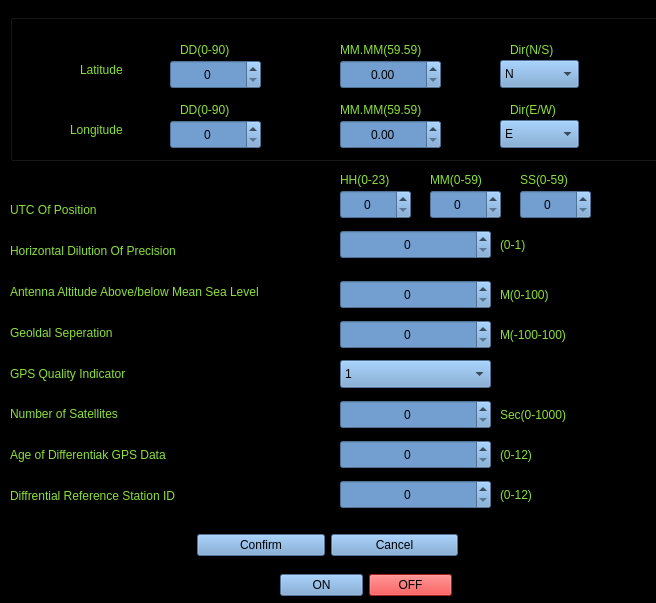
<?xml version="1.0" encoding="UTF-8"?>
<ui version="4.0">
 <class>GGA</class>
 <widget class="QFrame" name="GGA">
  <property name="enabled">
   <bool>true</bool>
  </property>
  <property name="geometry">
   <rect>
    <x>0</x>
    <y>0</y>
    <width>656</width>
    <height>603</height>
   </rect>
  </property>
  <property name="windowTitle">
   <string>Frame</string>
  </property>
  <property name="styleSheet">
   <string notr="true">background-color: rgb(0, 0, 0);</string>
  </property>
  <widget class="QGroupBox" name="groupBox">
   <property name="enabled">
    <bool>true</bool>
   </property>
   <property name="geometry">
    <rect>
     <x>10</x>
     <y>0</y>
     <width>671</width>
     <height>161</height>
    </rect>
   </property>
   <property name="styleSheet">
    <string notr="true">background-color: rgb(0, 0, 0);</string>
   </property>
   <property name="title">
    <string>Position</string>
   </property>
   <widget class="QDoubleSpinBox" name="doubleSpinBox_4">
    <property name="geometry">
     <rect>
      <x>330</x>
      <y>120</y>
      <width>101</width>
      <height>29</height>
     </rect>
    </property>
    <property name="styleSheet">
     <string notr="true">background-color: rgb(114, 159, 207);</string>
    </property>
    <property name="alignment">
     <set>Qt::AlignCenter</set>
    </property>
    <property name="maximum">
     <double>59.990000000000002</double>
    </property>
   </widget>
   <widget class="QLabel" name="label_2">
    <property name="geometry">
     <rect>
      <x>70</x>
      <y>60</y>
      <width>63</width>
      <height>20</height>
     </rect>
    </property>
    <property name="text">
     <string>&lt;html&gt;&lt;head/&gt;&lt;body&gt;&lt;p&gt;&lt;span style=&quot; color:#8ae234;&quot;&gt;Latitude&lt;/span&gt;&lt;/p&gt;&lt;/body&gt;&lt;/html&gt;</string>
    </property>
   </widget>
   <widget class="QDoubleSpinBox" name="doubleSpinBox_3">
    <property name="geometry">
     <rect>
      <x>330</x>
      <y>60</y>
      <width>101</width>
      <height>29</height>
     </rect>
    </property>
    <property name="styleSheet">
     <string notr="true">background-color: rgb(114, 159, 207);</string>
    </property>
    <property name="alignment">
     <set>Qt::AlignCenter</set>
    </property>
    <property name="maximum">
     <double>59.990000000000002</double>
    </property>
   </widget>
   <widget class="QLabel" name="label_9">
    <property name="geometry">
     <rect>
      <x>500</x>
      <y>100</y>
      <width>63</width>
      <height>20</height>
     </rect>
    </property>
    <property name="text">
     <string>&lt;html&gt;&lt;head/&gt;&lt;body&gt;&lt;p&gt;&lt;span style=&quot; color:#8ae234;&quot;&gt; Dir(E/W)&lt;/span&gt;&lt;/p&gt;&lt;/body&gt;&lt;/html&gt;</string>
    </property>
   </widget>
   <widget class="QLabel" name="label_4">
    <property name="geometry">
     <rect>
      <x>170</x>
      <y>40</y>
      <width>63</width>
      <height>20</height>
     </rect>
    </property>
    <property name="text">
     <string>&lt;html&gt;&lt;head/&gt;&lt;body&gt;&lt;p&gt;&lt;span style=&quot; color:#8ae234;&quot;&gt;DD(0-90)&lt;/span&gt;&lt;/p&gt;&lt;/body&gt;&lt;/html&gt;</string>
    </property>
   </widget>
   <widget class="QLabel" name="label_5">
    <property name="geometry">
     <rect>
      <x>170</x>
      <y>100</y>
      <width>91</width>
      <height>20</height>
     </rect>
    </property>
    <property name="text">
     <string>&lt;html&gt;&lt;head/&gt;&lt;body&gt;&lt;p&gt;&lt;span style=&quot; color:#8ae234;&quot;&gt;DD(0-90)&lt;/span&gt;&lt;/p&gt;&lt;/body&gt;&lt;/html&gt;</string>
    </property>
   </widget>
   <widget class="QLabel" name="label_6">
    <property name="geometry">
     <rect>
      <x>330</x>
      <y>40</y>
      <width>111</width>
      <height>20</height>
     </rect>
    </property>
    <property name="text">
     <string>&lt;html&gt;&lt;head/&gt;&lt;body&gt;&lt;p&gt;&lt;span style=&quot; color:#8ae234;&quot;&gt;MM.MM(59.59)&lt;/span&gt;&lt;/p&gt;&lt;/body&gt;&lt;/html&gt;</string>
    </property>
   </widget>
   <widget class="QLabel" name="label_8">
    <property name="geometry">
     <rect>
      <x>500</x>
      <y>40</y>
      <width>63</width>
      <height>20</height>
     </rect>
    </property>
    <property name="text">
     <string>&lt;html&gt;&lt;head/&gt;&lt;body&gt;&lt;p&gt;&lt;span style=&quot; color:#8ae234;&quot;&gt; Dir(N/S)&lt;/span&gt;&lt;/p&gt;&lt;/body&gt;&lt;/html&gt;</string>
    </property>
   </widget>
   <widget class="QLabel" name="label_7">
    <property name="geometry">
     <rect>
      <x>330</x>
      <y>100</y>
      <width>111</width>
      <height>20</height>
     </rect>
    </property>
    <property name="text">
     <string>&lt;html&gt;&lt;head/&gt;&lt;body&gt;&lt;p&gt;&lt;span style=&quot; color:#8ae234;&quot;&gt;MM.MM(59.59)&lt;/span&gt;&lt;/p&gt;&lt;/body&gt;&lt;/html&gt;</string>
    </property>
   </widget>
   <widget class="QLabel" name="label_3">
    <property name="geometry">
     <rect>
      <x>60</x>
      <y>120</y>
      <width>71</width>
      <height>20</height>
     </rect>
    </property>
    <property name="text">
     <string>&lt;html&gt;&lt;head/&gt;&lt;body&gt;&lt;p&gt;&lt;span style=&quot; color:#8ae234;&quot;&gt;Longitude&lt;/span&gt;&lt;/p&gt;&lt;/body&gt;&lt;/html&gt;</string>
    </property>
   </widget>
   <widget class="QSpinBox" name="spinBox_10">
    <property name="geometry">
     <rect>
      <x>160</x>
      <y>60</y>
      <width>91</width>
      <height>29</height>
     </rect>
    </property>
    <property name="styleSheet">
     <string notr="true">background-color: rgb(114, 159, 207);</string>
    </property>
    <property name="alignment">
     <set>Qt::AlignCenter</set>
    </property>
    <property name="maximum">
     <number>90</number>
    </property>
   </widget>
   <widget class="QSpinBox" name="spinBox_11">
    <property name="geometry">
     <rect>
      <x>160</x>
      <y>120</y>
      <width>91</width>
      <height>29</height>
     </rect>
    </property>
    <property name="styleSheet">
     <string notr="true">background-color: rgb(114, 159, 207);</string>
    </property>
    <property name="alignment">
     <set>Qt::AlignCenter</set>
    </property>
    <property name="maximum">
     <number>90</number>
    </property>
   </widget>
   <widget class="QTextEdit" name="textEdit">
    <property name="geometry">
     <rect>
      <x>520</x>
      <y>60</y>
      <width>21</width>
      <height>16</height>
     </rect>
    </property>
    <property name="styleSheet">
     <string notr="true">background-color: rgb(114, 159, 207);</string>
    </property>
   </widget>
   <widget class="QTextEdit" name="textEdit_2">
    <property name="geometry">
     <rect>
      <x>520</x>
      <y>130</y>
      <width>21</width>
      <height>16</height>
     </rect>
    </property>
    <property name="styleSheet">
     <string notr="true">background-color: rgb(114, 159, 207);</string>
    </property>
   </widget>
   <widget class="QComboBox" name="comboBox_2">
    <property name="geometry">
     <rect>
      <x>490</x>
      <y>60</y>
      <width>79</width>
      <height>28</height>
     </rect>
    </property>
    <property name="styleSheet">
     <string notr="true">background-color: rgb(114, 159, 207);</string>
    </property>
    <item>
     <property name="text">
      <string>N</string>
     </property>
    </item>
    <item>
     <property name="text">
      <string>S</string>
     </property>
    </item>
   </widget>
   <widget class="QComboBox" name="comboBox_3">
    <property name="geometry">
     <rect>
      <x>490</x>
      <y>120</y>
      <width>79</width>
      <height>28</height>
     </rect>
    </property>
    <property name="styleSheet">
     <string notr="true">background-color: rgb(114, 159, 207);</string>
    </property>
    <item>
     <property name="text">
      <string>E</string>
     </property>
    </item>
    <item>
     <property name="text">
      <string>W</string>
     </property>
    </item>
   </widget>
  </widget>
  <widget class="QSpinBox" name="spinBox">
   <property name="geometry">
    <rect>
     <x>340</x>
     <y>190</y>
     <width>71</width>
     <height>29</height>
    </rect>
   </property>
   <property name="styleSheet">
    <string notr="true">background-color: rgb(114, 159, 207);</string>
   </property>
   <property name="alignment">
    <set>Qt::AlignCenter</set>
   </property>
   <property name="maximum">
    <number>23</number>
   </property>
   <property name="value">
    <number>0</number>
   </property>
  </widget>
  <widget class="QSpinBox" name="spinBox_2">
   <property name="geometry">
    <rect>
     <x>430</x>
     <y>190</y>
     <width>71</width>
     <height>29</height>
    </rect>
   </property>
   <property name="styleSheet">
    <string notr="true">background-color: rgb(114, 159, 207);</string>
   </property>
   <property name="alignment">
    <set>Qt::AlignCenter</set>
   </property>
  </widget>
  <widget class="QSpinBox" name="spinBox_3">
   <property name="geometry">
    <rect>
     <x>520</x>
     <y>190</y>
     <width>71</width>
     <height>29</height>
    </rect>
   </property>
   <property name="styleSheet">
    <string notr="true">background-color: rgb(114, 159, 207);</string>
   </property>
   <property name="alignment">
    <set>Qt::AlignCenter</set>
   </property>
   <property name="maximum">
    <number>59</number>
   </property>
  </widget>
  <widget class="QSpinBox" name="spinBox_4">
   <property name="geometry">
    <rect>
     <x>340</x>
     <y>230</y>
     <width>151</width>
     <height>29</height>
    </rect>
   </property>
   <property name="styleSheet">
    <string notr="true">background-color: rgb(114, 159, 207);</string>
   </property>
   <property name="alignment">
    <set>Qt::AlignCenter</set>
   </property>
   <property name="maximum">
    <number>1</number>
   </property>
  </widget>
  <widget class="QSpinBox" name="spinBox_5">
   <property name="geometry">
    <rect>
     <x>340</x>
     <y>280</y>
     <width>151</width>
     <height>29</height>
    </rect>
   </property>
   <property name="styleSheet">
    <string notr="true">background-color: rgb(114, 159, 207);</string>
   </property>
   <property name="alignment">
    <set>Qt::AlignCenter</set>
   </property>
  </widget>
  <widget class="QSpinBox" name="spinBox_6">
   <property name="geometry">
    <rect>
     <x>340</x>
     <y>320</y>
     <width>151</width>
     <height>29</height>
    </rect>
   </property>
   <property name="styleSheet">
    <string notr="true">background-color: rgb(114, 159, 207);</string>
   </property>
   <property name="alignment">
    <set>Qt::AlignCenter</set>
   </property>
  </widget>
  <widget class="QComboBox" name="comboBox">
   <property name="geometry">
    <rect>
     <x>340</x>
     <y>360</y>
     <width>151</width>
     <height>28</height>
    </rect>
   </property>
   <property name="layoutDirection">
    <enum>Qt::LeftToRight</enum>
   </property>
   <property name="styleSheet">
    <string notr="true">background-color: rgb(114, 159, 207);</string>
   </property>
   <item>
    <property name="text">
     <string>1</string>
    </property>
   </item>
  </widget>
  <widget class="QSpinBox" name="spinBox_7">
   <property name="geometry">
    <rect>
     <x>340</x>
     <y>400</y>
     <width>151</width>
     <height>29</height>
    </rect>
   </property>
   <property name="styleSheet">
    <string notr="true">background-color: rgb(114, 159, 207);</string>
   </property>
   <property name="alignment">
    <set>Qt::AlignCenter</set>
   </property>
   <property name="maximum">
    <number>1000</number>
   </property>
  </widget>
  <widget class="QSpinBox" name="spinBox_8">
   <property name="geometry">
    <rect>
     <x>340</x>
     <y>440</y>
     <width>151</width>
     <height>29</height>
    </rect>
   </property>
   <property name="styleSheet">
    <string notr="true">background-color: rgb(114, 159, 207);</string>
   </property>
   <property name="alignment">
    <set>Qt::AlignCenter</set>
   </property>
   <property name="maximum">
    <number>12</number>
   </property>
  </widget>
  <widget class="QSpinBox" name="spinBox_9">
   <property name="geometry">
    <rect>
     <x>340</x>
     <y>480</y>
     <width>151</width>
     <height>29</height>
    </rect>
   </property>
   <property name="styleSheet">
    <string notr="true">background-color: rgb(114, 159, 207);</string>
   </property>
   <property name="alignment">
    <set>Qt::AlignCenter</set>
   </property>
   <property name="maximum">
    <number>12</number>
   </property>
  </widget>
  <widget class="QLabel" name="label_19">
   <property name="geometry">
    <rect>
     <x>340</x>
     <y>170</y>
     <width>63</width>
     <height>20</height>
    </rect>
   </property>
   <property name="text">
    <string>&lt;html&gt;&lt;head/&gt;&lt;body&gt;&lt;p&gt;&lt;span style=&quot; color:#8ae234;&quot;&gt;HH(0-23)&lt;/span&gt;&lt;/p&gt;&lt;/body&gt;&lt;/html&gt;</string>
   </property>
  </widget>
  <widget class="QLabel" name="label_20">
   <property name="geometry">
    <rect>
     <x>430</x>
     <y>170</y>
     <width>71</width>
     <height>20</height>
    </rect>
   </property>
   <property name="text">
    <string>&lt;html&gt;&lt;head/&gt;&lt;body&gt;&lt;p&gt;&lt;span style=&quot; color:#8ae234;&quot;&gt;MM(0-59)&lt;/span&gt;&lt;/p&gt;&lt;/body&gt;&lt;/html&gt;</string>
   </property>
  </widget>
  <widget class="QLabel" name="label_21">
   <property name="geometry">
    <rect>
     <x>520</x>
     <y>170</y>
     <width>63</width>
     <height>20</height>
    </rect>
   </property>
   <property name="text">
    <string>&lt;html&gt;&lt;head/&gt;&lt;body&gt;&lt;p&gt;&lt;span style=&quot; color:#8ae234;&quot;&gt;SS(0-59)&lt;/span&gt;&lt;/p&gt;&lt;/body&gt;&lt;/html&gt;</string>
   </property>
  </widget>
  <widget class="QLabel" name="label_22">
   <property name="geometry">
    <rect>
     <x>500</x>
     <y>230</y>
     <width>63</width>
     <height>31</height>
    </rect>
   </property>
   <property name="text">
    <string>&lt;html&gt;&lt;head/&gt;&lt;body&gt;&lt;p&gt;&lt;span style=&quot; color:#8ae234;&quot;&gt;(0-1)&lt;/span&gt;&lt;/p&gt;&lt;/body&gt;&lt;/html&gt;</string>
   </property>
  </widget>
  <widget class="QLabel" name="label_23">
   <property name="geometry">
    <rect>
     <x>500</x>
     <y>280</y>
     <width>63</width>
     <height>31</height>
    </rect>
   </property>
   <property name="text">
    <string>&lt;html&gt;&lt;head/&gt;&lt;body&gt;&lt;p&gt;&lt;span style=&quot; color:#8ae234;&quot;&gt;M(0-100)&lt;/span&gt;&lt;/p&gt;&lt;/body&gt;&lt;/html&gt;</string>
   </property>
  </widget>
  <widget class="QLabel" name="label_24">
   <property name="geometry">
    <rect>
     <x>500</x>
     <y>320</y>
     <width>91</width>
     <height>31</height>
    </rect>
   </property>
   <property name="text">
    <string>&lt;html&gt;&lt;head/&gt;&lt;body&gt;&lt;p&gt;&lt;span style=&quot; color:#8ae234;&quot;&gt;M(-100-100)&lt;/span&gt;&lt;/p&gt;&lt;/body&gt;&lt;/html&gt;</string>
   </property>
  </widget>
  <widget class="QLabel" name="label_25">
   <property name="geometry">
    <rect>
     <x>500</x>
     <y>400</y>
     <width>91</width>
     <height>31</height>
    </rect>
   </property>
   <property name="text">
    <string>&lt;html&gt;&lt;head/&gt;&lt;body&gt;&lt;p&gt;&lt;span style=&quot; color:#8ae234;&quot;&gt;Sec(0-1000)&lt;/span&gt;&lt;/p&gt;&lt;/body&gt;&lt;/html&gt;</string>
   </property>
  </widget>
  <widget class="QLabel" name="label_26">
   <property name="geometry">
    <rect>
     <x>500</x>
     <y>440</y>
     <width>63</width>
     <height>31</height>
    </rect>
   </property>
   <property name="text">
    <string>&lt;html&gt;&lt;head/&gt;&lt;body&gt;&lt;p&gt;&lt;span style=&quot; color:#8ae234;&quot;&gt;(0-12)&lt;/span&gt;&lt;/p&gt;&lt;/body&gt;&lt;/html&gt;</string>
   </property>
  </widget>
  <widget class="QLabel" name="label_27">
   <property name="geometry">
    <rect>
     <x>500</x>
     <y>480</y>
     <width>63</width>
     <height>31</height>
    </rect>
   </property>
   <property name="text">
    <string>&lt;html&gt;&lt;head/&gt;&lt;body&gt;&lt;p&gt;&lt;span style=&quot; color:#8ae234;&quot;&gt;(0-12)&lt;/span&gt;&lt;/p&gt;&lt;/body&gt;&lt;/html&gt;</string>
   </property>
  </widget>
  <widget class="QWidget" name="layoutWidget">
   <property name="geometry">
    <rect>
     <x>197</x>
     <y>530</y>
     <width>261</width>
     <height>30</height>
    </rect>
   </property>
   <layout class="QHBoxLayout" name="horizontalLayout">
    <item>
     <widget class="QPushButton" name="pushButton">
      <property name="styleSheet">
       <string notr="true">background-color: rgb(114, 159, 207);</string>
      </property>
      <property name="text">
       <string>Confirm</string>
      </property>
     </widget>
    </item>
    <item>
     <widget class="QPushButton" name="pushButton_2">
      <property name="styleSheet">
       <string notr="true">background-color: rgb(114, 159, 207);</string>
      </property>
      <property name="text">
       <string>Cancel</string>
      </property>
     </widget>
    </item>
   </layout>
  </widget>
  <widget class="QWidget" name="layoutWidget">
   <property name="geometry">
    <rect>
     <x>10</x>
     <y>193</y>
     <width>311</width>
     <height>321</height>
    </rect>
   </property>
   <layout class="QVBoxLayout" name="verticalLayout">
    <item>
     <widget class="QLabel" name="label">
      <property name="styleSheet">
       <string notr="true"/>
      </property>
      <property name="text">
       <string>&lt;html&gt;&lt;head/&gt;&lt;body&gt;&lt;p&gt;&lt;span style=&quot; color:#8ae234;&quot;&gt;UTC Of Position&lt;/span&gt;&lt;/p&gt;&lt;/body&gt;&lt;/html&gt;</string>
      </property>
     </widget>
    </item>
    <item>
     <widget class="QLabel" name="label_12">
      <property name="text">
       <string>&lt;html&gt;&lt;head/&gt;&lt;body&gt;&lt;p&gt;&lt;span style=&quot; color:#8ae234;&quot;&gt;Horizontal Dilution Of Precision&lt;/span&gt;&lt;/p&gt;&lt;/body&gt;&lt;/html&gt;</string>
      </property>
     </widget>
    </item>
    <item>
     <widget class="QLabel" name="label_13">
      <property name="text">
       <string>&lt;html&gt;&lt;head/&gt;&lt;body&gt;&lt;p&gt;&lt;span style=&quot; color:#8ae234;&quot;&gt;Antenna Altitude Above/below Mean Sea Level&lt;/span&gt;&lt;/p&gt;&lt;/body&gt;&lt;/html&gt;</string>
      </property>
     </widget>
    </item>
    <item>
     <widget class="QLabel" name="label_14">
      <property name="text">
       <string>&lt;html&gt;&lt;head/&gt;&lt;body&gt;&lt;p&gt;&lt;span style=&quot; color:#8ae234;&quot;&gt;Geoldal Seperation&lt;/span&gt;&lt;/p&gt;&lt;/body&gt;&lt;/html&gt;</string>
      </property>
     </widget>
    </item>
    <item>
     <widget class="QLabel" name="label_15">
      <property name="text">
       <string>&lt;html&gt;&lt;head/&gt;&lt;body&gt;&lt;p&gt;&lt;span style=&quot; color:#8ae234;&quot;&gt;GPS Quality Indicator&lt;/span&gt;&lt;/p&gt;&lt;/body&gt;&lt;/html&gt;</string>
      </property>
     </widget>
    </item>
    <item>
     <widget class="QLabel" name="label_17">
      <property name="text">
       <string>&lt;html&gt;&lt;head/&gt;&lt;body&gt;&lt;p&gt;&lt;span style=&quot; color:#8ae234;&quot;&gt;Number of Satellites&lt;/span&gt;&lt;/p&gt;&lt;/body&gt;&lt;/html&gt;</string>
      </property>
     </widget>
    </item>
    <item>
     <widget class="QLabel" name="label_16">
      <property name="styleSheet">
       <string notr="true"/>
      </property>
      <property name="text">
       <string>&lt;html&gt;&lt;head/&gt;&lt;body&gt;&lt;p&gt;&lt;span style=&quot; color:#8ae234;&quot;&gt;Age of Differentiak GPS Data&lt;/span&gt;&lt;/p&gt;&lt;/body&gt;&lt;/html&gt;</string>
      </property>
     </widget>
    </item>
    <item>
     <widget class="QLabel" name="label_18">
      <property name="text">
       <string>&lt;html&gt;&lt;head/&gt;&lt;body&gt;&lt;p&gt;&lt;span style=&quot; color:#8ae234;&quot;&gt;Diffrential Reference Station ID&lt;/span&gt;&lt;/p&gt;&lt;/body&gt;&lt;/html&gt;</string>
      </property>
     </widget>
    </item>
   </layout>
  </widget>
  <widget class="QWidget" name="layoutWidget">
   <property name="geometry">
    <rect>
     <x>280</x>
     <y>570</y>
     <width>172</width>
     <height>30</height>
    </rect>
   </property>
   <layout class="QHBoxLayout" name="horizontalLayout_2">
    <item>
     <widget class="QPushButton" name="pushButton_3">
      <property name="styleSheet">
       <string notr="true">background-color: rgb(114, 159, 207);</string>
      </property>
      <property name="text">
       <string>ON</string>
      </property>
     </widget>
    </item>
    <item>
     <widget class="QPushButton" name="pushButton_4">
      <property name="styleSheet">
       <string notr="true">background-color: rgb(239, 41, 41);</string>
      </property>
      <property name="text">
       <string>OFF</string>
      </property>
     </widget>
    </item>
   </layout>
  </widget>
 </widget>
 <resources/>
 <connections/>
</ui>
